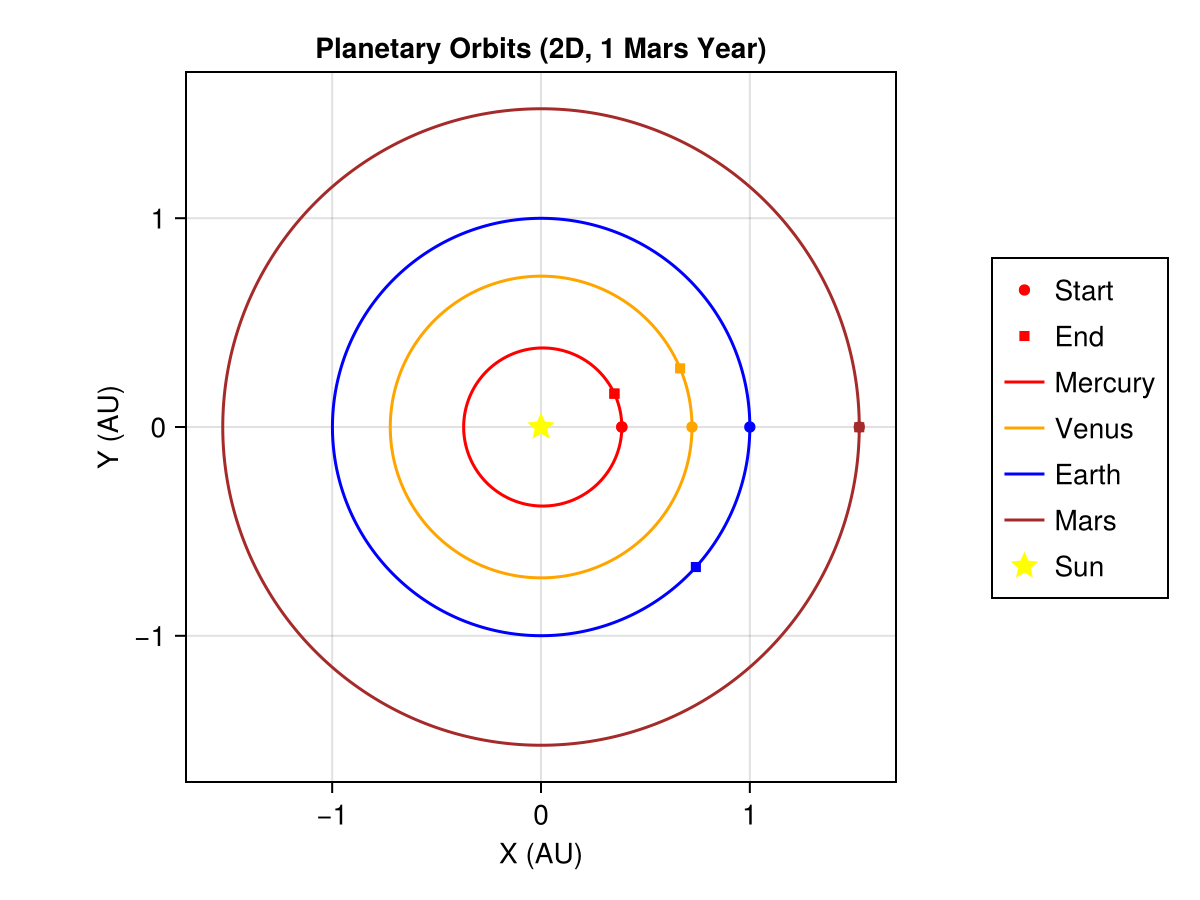

Here is the Julia script that generated this plot:
using DifferentialEquations
using CairoMakie
using StaticArrays
using Unitful
using UnitfulAstro
using LinearAlgebra
using Test

"""
    Planet

Represents a planet in the solar system simulation.

# Fields
- `name::String`: Name of the planet
- `mass::typeof(1.0u"kg")`: Mass of the planet in kilograms
- `initial_position::SVector{3,typeof(1.0u"m")}`: Initial position vector in meters
- `initial_velocity::SVector{3,typeof(1.0u"m/s")}`: Initial velocity vector in meters per second
"""
struct Planet
    name::String
    mass::typeof(1.0u"kg")
    initial_position::SVector{3,typeof(1.0u"m")}
    initial_velocity::SVector{3,typeof(1.0u"m/s")}
end

# Physical constants with units
const G = 6.67430e-11u"m^3/kg/s^2"  # Gravitational constant
const AU = 149597870700u"m"         # Astronomical Unit
const M_sun = 1.989e30u"kg"         # Solar mass

"""
    gravity_acceleration!(du, u, p, t)

Compute the acceleration of planets due to the Sun's gravity.

# Arguments
- `du`: Vector to store the derivatives (velocities and accelerations)
- `u`: State vector containing positions and velocities of all planets
- `p`: Parameters tuple containing (G, M_sun)
- `t`: Current time

# Notes
- Each planet feels only the Sun's gravity (fixed at the origin)
- The state vector u is organized as [x₁, y₁, z₁, vx₁, vy₁, vz₁, x₂, y₂, z₂, vx₂, vy₂, vz₂, ...]
- The derivative vector du is organized as [vx₁, vy₁, vz₁, ax₁, ay₁, az₁, vx₂, vy₂, vz₂, ax₂, ay₂, az₂, ...]
"""
function gravity_acceleration!(du, u, p, t)
    G, M_sun = p
    N = Int(length(u) / 6)
    for i in 1:N
        # Position and velocity of planet i
        r = SVector(u[6i-5], u[6i-4], u[6i-3])
        v = SVector(u[6i-2], u[6i-1], u[6i])
        # Acceleration due to Sun at origin
        r_mag = norm(r)
        acc = -G * M_sun * r / r_mag^3
        du[6i-5:6i-3] = v
        du[6i-2:6i] = acc
    end
end

"""
    calculate_energy(u, p)

Calculate the total energy (kinetic + potential) of the system.

# Arguments
- `u`: State vector containing positions and velocities
- `p`: Parameters tuple containing (G, masses, positions)

# Returns
- Total energy of the system in joules
"""
function calculate_energy(u, p)
    G, masses, positions = p
    T = 0.0  # Kinetic energy
    V = 0.0  # Potential energy
    
    # Calculate kinetic energy
    for i in 1:length(masses)
        v = u[6i-2:6i]
        T += 0.5 * masses[i] * dot(v, v)
    end
    
    # Calculate potential energy
    for i in 1:length(masses)
        for j in (i+1):length(masses)
            r = positions[j] - positions[i]
            r_mag = norm(r)
            V -= G * masses[i] * masses[j] / r_mag
        end
    end
    
    return T + V
end

"""
    strip_units(x::Quantity)

Strip units from a Quantity type, returning the raw value.

# Arguments
- `x::Quantity`: A value with physical units

# Returns
- The raw value without units
"""
function strip_units(x::Quantity)
    return ustrip(x)
end

"""
    strip_units(x::SVector{N,T}) where {N,T<:Quantity}

Strip units from an SVector of Quantity types.

# Arguments
- `x::SVector{N,T}`: A vector of values with physical units

# Returns
- SVector of raw values without units
"""
function strip_units(x::SVector{N,T}) where {N,T<:Quantity}
    return SVector(ustrip.(x)...)
end

"""
    simulate_solar_system(tspan=(0.0, 687*86400.0))

Simulate the inner solar system for one Martian year.

# Arguments
- `tspan`: Time span for simulation in seconds (default: one Martian year)

# Returns
- `sol`: ODE solution containing the simulation results
- `planets`: Array of Planet structs with initial conditions

# Notes
- Simulates Mercury, Venus, Earth, and Mars
- Uses Tsit5 integrator with high precision
- Daily output points for smooth visualization
"""
function simulate_solar_system(tspan=(0.0, 687*86400.0))  # 1 Mars year in seconds
    # Compute correct circular velocity for Mars
    mars_r = 1.524 * AU
    mars_v = sqrt(G * M_sun / mars_r)
    
    # Define planets with initial conditions
    planets = [
        Planet("Mercury", 3.285e23u"kg", 
               SVector(0.387*AU, 0.0u"m", 0.0u"m"),
               SVector(0.0u"m/s", 47.36e3u"m/s", 0.0u"m/s")),
        Planet("Venus", 4.867e24u"kg",
               SVector(0.723*AU, 0.0u"m", 0.0u"m"),
               SVector(0.0u"m/s", 35.02e3u"m/s", 0.0u"m/s")),
        Planet("Earth", 5.972e24u"kg",
               SVector(1.0*AU, 0.0u"m", 0.0u"m"),
               SVector(0.0u"m/s", 29.78e3u"m/s", 0.0u"m/s")),
        Planet("Mars", 6.39e23u"kg",
               SVector(mars_r, 0.0u"m", 0.0u"m"),
               SVector(0.0u"m/s", mars_v, 0.0u"m/s"))
    ]
    
    # Prepare initial conditions
    u0 = Float64[]
    for p in planets
        # Strip units before adding to state vector
        append!(u0, [strip_units(p.initial_position[1]), 
                     strip_units(p.initial_position[2]), 
                     strip_units(p.initial_position[3]),
                     strip_units(p.initial_velocity[1]), 
                     strip_units(p.initial_velocity[2]), 
                     strip_units(p.initial_velocity[3])])
    end
    
    # Parameters for the ODE solver
    p = (strip_units(G), strip_units(M_sun))
    
    # Solve the ODE
    prob = ODEProblem(gravity_acceleration!, u0, tspan, p)
    sol = solve(prob, Tsit5(), reltol=1e-8, abstol=1e-8, saveat=86400.0)  # daily samples
    
    return sol, planets
end

"""
    plot_orbits_2d(sol, planets)

Plot the orbits in the x-y plane with the Sun at the origin.

# Arguments
- `sol`: ODE solution containing the simulation results
- `planets`: Array of Planet structs with initial conditions

# Returns
- `fig`: Makie figure object containing the plot

# Notes
- Shows orbits of all planets
- Marks start and end positions
- Includes grid lines and legend
"""
function plot_orbits_2d(sol, planets)
    fig = Figure()
    ax = Axis(fig[1, 1], 
                title="Planetary Orbits (2D, 1 Mars Year)",
                xlabel="X (AU)",
                ylabel="Y (AU)",
                limits=(-1.7, 1.7, -1.7, 1.7),
                aspect=1,
                xgridvisible=true,
                ygridvisible=true)
    colors = [:red, :orange, :blue, :brown]
    handles = []
    labels = []
    
    # First, collect start and end handles for Mercury (for legend order)
    x1 = [sol[j][1]/strip_units(AU) for j in 1:length(sol)]
    y1 = [sol[j][2]/strip_units(AU) for j in 1:length(sol)]
    h_start = scatter!(ax, [x1[1]], [y1[1]], color=colors[1], marker=:circle, markersize=8)
    h_end = scatter!(ax, [x1[end]], [y1[end]], color=colors[1], marker=:rect, markersize=8)
    push!(handles, h_start)
    push!(labels, "Start")
    push!(handles, h_end)
    push!(labels, "End")
    
    # Plot all orbits and markers
    for (i, p) in enumerate(planets)
        x = [sol[j][6i-5]/strip_units(AU) for j in 1:length(sol)]
        y = [sol[j][6i-4]/strip_units(AU) for j in 1:length(sol)]
        # Draw the orbit trace
        h1 = lines!(ax, x, y, color=colors[i])
        push!(handles, h1)
        push!(labels, p.name)
        # Mark starting and ending positions
        scatter!(ax, [x[1]], [y[1]], color=colors[i], marker=:circle, markersize=8)
        scatter!(ax, [x[end]], [y[end]], color=colors[i], marker=:rect, markersize=8)
    end
    
    # Add Sun
    h_sun = scatter!(ax, [0.0], [0.0], color=:yellow, marker=:star5, markersize=16)
    push!(handles, h_sun)
    push!(labels, "Sun")
    
    # Place legend in second column
    Legend(fig[1, 2], handles, labels)
    return fig
end

# Run tests to verify the simulation
@testset "Planetary Orbits" begin
    # Test energy conservation
    sol, planets = simulate_solar_system()
    initial_energy = calculate_energy(sol[1], (strip_units(G), [strip_units(p.mass) for p in planets], 
                                             [strip_units(p.initial_position) for p in planets]))
    final_energy = calculate_energy(sol[end], (strip_units(G), [strip_units(p.mass) for p in planets], 
                                             [strip_units(p.initial_position) for p in planets]))
    @test abs(final_energy - initial_energy) / abs(initial_energy) < 1e-3
    
    # Test Mars returns to starting position
    mars_start = SVector{3}(sol[1][19:21])  # Mars position at start
    mars_end = SVector{3}(sol[end][19:21])  # Mars position at end
    @test norm(mars_end - mars_start) / norm(mars_start) < 1e-3
end

# Run simulation and plot
sol, planets = simulate_solar_system()
fig = plot_orbits_2d(sol, planets)
save("planetary_orbits.png", fig) 